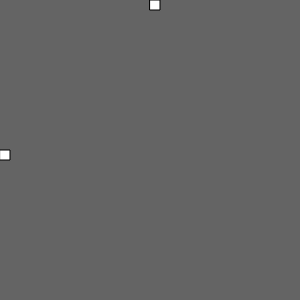
Frame 1 (no input)
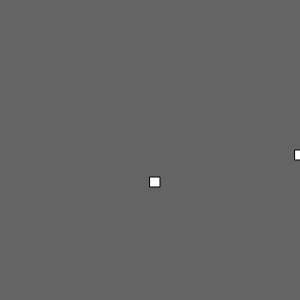
Frame 60 (no input)
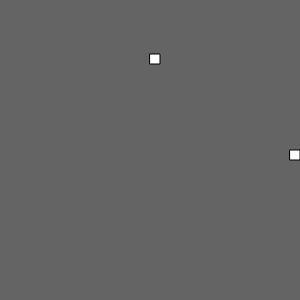
Frame 120 (the mouse pressed at the canvas centre since frame 60)

The p5.js sketch that drew these frames (run headless with seeded random() and noise() and a simulated clock; from frame 60 on, the mouse is pressed at the canvas centre):

// p5.js sketch
// ── sketch.js
var x = 0 ;
var y = 0 ;

function setup() {
  // put setup code here
  createCanvas(300, 300) ;
}

function draw() {
  // put drawing code here
  background(100) ;
  rect(x, height/2, 10, 10) ;
  rect(width/2, y, 10, 10) ;


  x += 5 ;
  y += 3 ;
  if (x > width) {
      x = 0 ;
  }
  if (y > height) {
      y = 0 ;
  }
}
